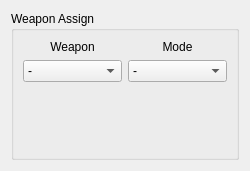
<?xml version="1.0" encoding="UTF-8"?>
<ui version="4.0">
 <class>FrameWeaponAssign</class>
 <widget class="QWidget" name="FrameWeaponAssign">
  <property name="geometry">
   <rect>
    <x>0</x>
    <y>0</y>
    <width>250</width>
    <height>171</height>
   </rect>
  </property>
  <property name="sizePolicy">
   <sizepolicy hsizetype="Minimum" vsizetype="Minimum">
    <horstretch>0</horstretch>
    <verstretch>0</verstretch>
   </sizepolicy>
  </property>
  <property name="maximumSize">
   <size>
    <width>2500</width>
    <height>1500</height>
   </size>
  </property>
  <property name="windowTitle">
   <string>Form</string>
  </property>
  <layout class="QGridLayout" name="gridLayout_2">
   <item row="0" column="0">
    <widget class="QGroupBox" name="groupBoxWAP">
     <property name="styleSheet">
      <string notr="true"/>
     </property>
     <property name="title">
      <string>Weapon Assign</string>
     </property>
     <layout class="QGridLayout" name="gridLayout">
      <item row="0" column="0">
       <layout class="QHBoxLayout" name="horizontalLayout_4">
        <item>
         <layout class="QVBoxLayout" name="verticalLayout_8">
          <item>
           <widget class="QLabel" name="label_6">
            <property name="text">
             <string>Weapon</string>
            </property>
            <property name="alignment">
             <set>Qt::AlignCenter</set>
            </property>
           </widget>
          </item>
          <item>
           <widget class="QComboBox" name="comboBoxWAPWeapon">
            <property name="minimumSize">
             <size>
              <width>80</width>
              <height>0</height>
             </size>
            </property>
            <item>
             <property name="text">
              <string>-</string>
             </property>
            </item>
            <item>
             <property name="text">
              <string>40 mm</string>
             </property>
            </item>
           </widget>
          </item>
         </layout>
        </item>
        <item>
         <layout class="QVBoxLayout" name="verticalLayout_9">
          <item>
           <widget class="QLabel" name="label_7">
            <property name="text">
             <string>Mode</string>
            </property>
            <property name="alignment">
             <set>Qt::AlignCenter</set>
            </property>
           </widget>
          </item>
          <item>
           <widget class="QComboBox" name="comboBoxWAPMode">
            <property name="minimumSize">
             <size>
              <width>80</width>
              <height>0</height>
             </size>
            </property>
            <item>
             <property name="text">
              <string>-</string>
             </property>
            </item>
            <item>
             <property name="text">
              <string>Direct</string>
             </property>
            </item>
           </widget>
          </item>
         </layout>
        </item>
       </layout>
      </item>
      <item row="1" column="0">
       <spacer name="verticalSpacer_2">
        <property name="orientation">
         <enum>Qt::Vertical</enum>
        </property>
        <property name="sizeHint" stdset="0">
         <size>
          <width>20</width>
          <height>51</height>
         </size>
        </property>
       </spacer>
      </item>
     </layout>
    </widget>
   </item>
  </layout>
 </widget>
 <resources/>
 <connections/>
</ui>
